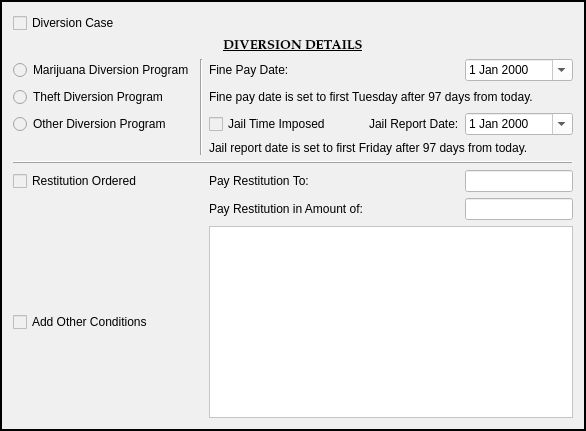
        <widget class="QFrame" name="diversion_frame">
         <property name="enabled">
          <bool>true</bool>
         </property>
         <property name="sizePolicy">
          <sizepolicy hsizetype="Preferred" vsizetype="Preferred">
           <horstretch>0</horstretch>
           <verstretch>0</verstretch>
          </sizepolicy>
         </property>
         <property name="font">
          <font>
           <family>Palatino Linotype</family>
           <pointsize>10</pointsize>
           <weight>75</weight>
           <italic>false</italic>
           <bold>true</bold>
          </font>
         </property>
         <property name="styleSheet">
          <string notr="true">background-color: rgb(240, 240, 240);</string>
         </property>
         <property name="frameShape">
          <enum>QFrame::Box</enum>
         </property>
         <property name="frameShadow">
          <enum>QFrame::Plain</enum>
         </property>
         <property name="lineWidth">
          <number>2</number>
         </property>
         <layout class="QGridLayout" name="gridLayout_9">
          <item row="0" column="0" colspan="5">
           <widget class="QCheckBox" name="diversion_check_box">
            <property name="maximumSize">
             <size>
              <width>16777215</width>
              <height>21</height>
             </size>
            </property>
            <property name="text">
             <string>Diversion Case</string>
            </property>
           </widget>
          </item>
          <item row="2" column="0">
           <widget class="QRadioButton" name="marijuana_diversion_radio_btn">
            <property name="text">
             <string>Marijuana Diversion Program</string>
            </property>
           </widget>
          </item>
          <item row="2" column="1" rowspan="4">
           <widget class="Line" name="line_7">
            <property name="orientation">
             <enum>Qt::Vertical</enum>
            </property>
           </widget>
          </item>
          <item row="2" column="2">
           <widget class="QLabel" name="fine_pay_date_label">
            <property name="text">
             <string>Fine Pay Date:</string>
            </property>
           </widget>
          </item>
          <item row="2" column="4">
           <widget class="NoScrollDateEdit" name="diversion_fine_pay_date">
            <property name="styleSheet">
             <string notr="true">color: rgb(0, 0, 0);
background-color: rgb(255, 255, 255);</string>
            </property>
            <property name="calendarPopup">
             <bool>true</bool>
            </property>
           </widget>
          </item>
          <item row="3" column="0">
           <widget class="QRadioButton" name="theft_diversion_radio_btn">
            <property name="text">
             <string>Theft Diversion Program</string>
            </property>
           </widget>
          </item>
          <item row="3" column="2" colspan="3">
           <widget class="QLabel" name="label_30">
            <property name="text">
             <string>Fine pay date is set to first Tuesday after 97 days from today.</string>
            </property>
           </widget>
          </item>
          <item row="4" column="0">
           <widget class="QRadioButton" name="other_diversion_radio_btn">
            <property name="text">
             <string>Other Diversion Program</string>
            </property>
           </widget>
          </item>
          <item row="4" column="2">
           <widget class="QCheckBox" name="diversion_jail_imposed_check_box">
            <property name="text">
             <string>Jail Time Imposed</string>
            </property>
           </widget>
          </item>
          <item row="4" column="3">
           <widget class="QLabel" name="diversion_jail_report_date_label">
            <property name="text">
             <string>Jail Report Date:</string>
            </property>
           </widget>
          </item>
          <item row="4" column="4">
           <widget class="NoScrollDateEdit" name="diversion_jail_report_date">
            <property name="styleSheet">
             <string notr="true">color: rgb(0, 0, 0);
background-color: rgb(255, 255, 255);</string>
            </property>
            <property name="calendarPopup">
             <bool>true</bool>
            </property>
           </widget>
          </item>
          <item row="5" column="2" colspan="3">
           <widget class="QLabel" name="jail_report_date_note_label">
            <property name="text">
             <string>Jail report date is set to first Friday after 97 days from today.</string>
            </property>
           </widget>
          </item>
          <item row="6" column="0" colspan="5">
           <widget class="Line" name="line_4">
            <property name="frameShadow">
             <enum>QFrame::Raised</enum>
            </property>
            <property name="orientation">
             <enum>Qt::Horizontal</enum>
            </property>
           </widget>
          </item>
          <item row="7" column="0">
           <widget class="QCheckBox" name="pay_restitution_check_box">
            <property name="text">
             <string>Restitution Ordered</string>
            </property>
           </widget>
          </item>
          <item row="7" column="2">
           <widget class="QLabel" name="pay_restitution_to_label">
            <property name="text">
             <string>Pay Restitution To:</string>
            </property>
           </widget>
          </item>
          <item row="7" column="4">
           <widget class="QLineEdit" name="pay_restitution_to_line">
            <property name="styleSheet">
             <string notr="true">background-color: rgb(255, 255, 255);</string>
            </property>
           </widget>
          </item>
          <item row="8" column="2">
           <widget class="QLabel" name="pay_restitution_amount_label">
            <property name="text">
             <string>Pay Restitution in Amount of:</string>
            </property>
           </widget>
          </item>
          <item row="8" column="4">
           <widget class="QLineEdit" name="pay_restitution_amount_line">
            <property name="styleSheet">
             <string notr="true">background-color: rgb(255, 255, 255);</string>
            </property>
           </widget>
          </item>
          <item row="9" column="0">
           <widget class="QCheckBox" name="other_conditions_check_box">
            <property name="text">
             <string>Add Other Conditions</string>
            </property>
           </widget>
          </item>
          <item row="1" column="0" colspan="5">
           <widget class="QLabel" name="label_28">
            <property name="font">
             <font>
              <family>Palatino Linotype</family>
              <pointsize>10</pointsize>
              <weight>75</weight>
              <italic>false</italic>
              <bold>true</bold>
              <underline>true</underline>
             </font>
            </property>
            <property name="text">
             <string>DIVERSION DETAILS</string>
            </property>
            <property name="alignment">
             <set>Qt::AlignCenter</set>
            </property>
           </widget>
          </item>
          <item row="9" column="2" colspan="3">
           <widget class="QTextEdit" name="other_conditions_text">
            <property name="styleSheet">
             <string notr="true">background-color: rgb(255, 255, 255);</string>
            </property>
           </widget>
          </item>
         </layout>
        </widget>
